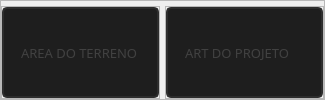
              <widget class="QFrame" name="frame_31">
               <property name="frameShape">
                <enum>QFrame::StyledPanel</enum>
               </property>
               <property name="frameShadow">
                <enum>QFrame::Raised</enum>
               </property>
               <layout class="QHBoxLayout" name="horizontalLayout_23">
                <property name="spacing">
                 <number>5</number>
                </property>
                <property name="leftMargin">
                 <number>0</number>
                </property>
                <property name="topMargin">
                 <number>5</number>
                </property>
                <property name="rightMargin">
                 <number>0</number>
                </property>
                <property name="bottomMargin">
                 <number>0</number>
                </property>
                <item>
                 <widget class="QFrame" name="frame_46">
                  <property name="frameShape">
                   <enum>QFrame::StyledPanel</enum>
                  </property>
                  <property name="frameShadow">
                   <enum>QFrame::Raised</enum>
                  </property>
                  <layout class="QHBoxLayout" name="horizontalLayout_41">
                   <property name="spacing">
                    <number>0</number>
                   </property>
                   <property name="leftMargin">
                    <number>0</number>
                   </property>
                   <property name="topMargin">
                    <number>0</number>
                   </property>
                   <property name="rightMargin">
                    <number>0</number>
                   </property>
                   <property name="bottomMargin">
                    <number>0</number>
                   </property>
                   <item>
                    <widget class="QLineEdit" name="txt_obraareaterreno">
                     <property name="sizePolicy">
                      <sizepolicy hsizetype="Expanding" vsizetype="Expanding">
                       <horstretch>0</horstretch>
                       <verstretch>0</verstretch>
                      </sizepolicy>
                     </property>
                     <property name="font">
                      <font>
                       <family>Quicksand</family>
                       <pointsize>10</pointsize>
                      </font>
                     </property>
                     <property name="styleSheet">
                      <string notr="true">QLineEdit{
	border: 2px solid rgb(45, 45, 45);
	border-radius: 5px;
	padding: 15px;
	background-color: rgb(30, 30, 30);
	color: rgb(100, 100, 100);
}
QLineEdit:hover{
	border: 2px solid rgb(55, 55, 55);
}
QLineEdit:focus{
	border: 2px solid rgb(255, 207, 0);
	color: rgb(200, 200, 200);
}</string>
                     </property>
                     <property name="maxLength">
                      <number>32</number>
                     </property>
                     <property name="placeholderText">
                      <string>AREA DO TERRENO</string>
                     </property>
                    </widget>
                   </item>
                  </layout>
                 </widget>
                </item>
                <item>
                 <widget class="QFrame" name="frame_47">
                  <property name="frameShape">
                   <enum>QFrame::StyledPanel</enum>
                  </property>
                  <property name="frameShadow">
                   <enum>QFrame::Raised</enum>
                  </property>
                  <layout class="QHBoxLayout" name="horizontalLayout_42">
                   <property name="spacing">
                    <number>0</number>
                   </property>
                   <property name="leftMargin">
                    <number>0</number>
                   </property>
                   <property name="topMargin">
                    <number>0</number>
                   </property>
                   <property name="rightMargin">
                    <number>0</number>
                   </property>
                   <property name="bottomMargin">
                    <number>0</number>
                   </property>
                   <item>
                    <widget class="QLineEdit" name="txt_obraart">
                     <property name="sizePolicy">
                      <sizepolicy hsizetype="Expanding" vsizetype="Expanding">
                       <horstretch>0</horstretch>
                       <verstretch>0</verstretch>
                      </sizepolicy>
                     </property>
                     <property name="font">
                      <font>
                       <family>Quicksand</family>
                       <pointsize>10</pointsize>
                      </font>
                     </property>
                     <property name="styleSheet">
                      <string notr="true">QLineEdit{
	border: 2px solid rgb(45, 45, 45);
	border-radius: 5px;
	padding: 15px;
	background-color: rgb(30, 30, 30);
	color: rgb(100, 100, 100);
}
QLineEdit:hover{
	border: 2px solid rgb(55, 55, 55);
}
QLineEdit:focus{
	border: 2px solid rgb(255, 207, 0);
	color: rgb(200, 200, 200);
}</string>
                     </property>
                     <property name="maxLength">
                      <number>32</number>
                     </property>
                     <property name="placeholderText">
                      <string>ART DO PROJETO</string>
                     </property>
                    </widget>
                   </item>
                  </layout>
                 </widget>
                </item>
               </layout>
              </widget>
